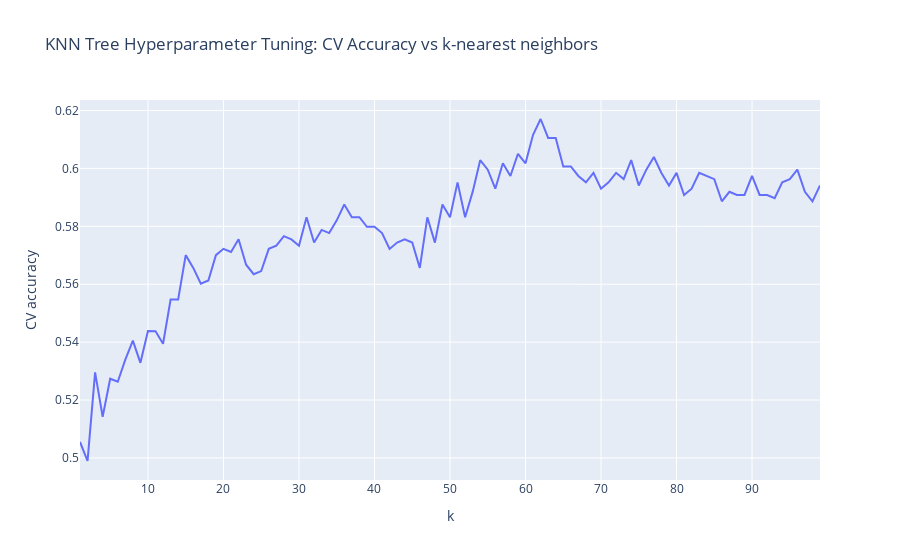

This figure's notebook cell:
### Code cell
gridsearch_output = pd.DataFrame({'CV accuracy': knn_pipe_search.cv_results_['mean_test_score'],
             'k': parameters_values})
fig = px.line(gridsearch_output, x = "k", y = "CV accuracy", title="KNN Tree Hyperparameter Tuning: CV Accuracy vs k-nearest neighbors")
fig.show()

### Figure 1 — Plotly figure (JSON) as saved in the notebook; plotly's stock layout.template omitted (floating-point values rounded to 4 significant figures)
{"data": [{"hovertemplate": "k=%{x}<br>CV accuracy=%{y}<extra></extra>", "legendgroup": "", "line": {"color": "#636efa", "dash": "solid"}, "marker": {"symbol": "circle"}, "mode": "lines", "name": "", "orientation": "v", "showlegend": false, "type": "scatter", "x": [1, 2, 3, 4, 5, 6, 7, 8, 9, 10, 11, 12, 13, 14, 15, 16, 17, 18, 19, 20, 21, 22, 23, 24, 25, 26, 27, 28, 29, 30, 31, 32, 33, 34, 35, 36, 37, 38, 39, 40, 41, 42, 43, 44, 45, 46, 47, 48, 49, 50, 51, 52, 53, 54, 55, 56, 57, 58, 59, 60, 61, 62, 63, 64, 65, 66, 67, 68, 69, 70, 71, 72, 73, 74, 75, 76, 77, 78, 79, 80, 81, 82, 83, 84, 85, 86, 87, 88, 89, 90, 91, 92, 93, 94, 95, 96, 97, 98, 99], "xaxis": "x", "y": [0.5055, 0.4989, 0.5295, 0.5142, 0.5274, 0.5263, 0.534, 0.5405, 0.5328, 0.5438, 0.5438, 0.5394, 0.5547, 0.5547, 0.57, 0.5656, 0.5602, 0.5613, 0.57, 0.5722, 0.5711, 0.5755, 0.5667, 0.5635, 0.5645, 0.5722, 0.5733, 0.5766, 0.5755, 0.5733, 0.5831, 0.5744, 0.5787, 0.5777, 0.582, 0.5875, 0.5831, 0.5831, 0.5798, 0.5798, 0.5777, 0.5722, 0.5744, 0.5755, 0.5744, 0.5656, 0.5831, 0.5744, 0.5875, 0.5831, 0.5952, 0.5831, 0.5919, 0.6028, 0.5995, 0.593, 0.6018, 0.5974, 0.605, 0.6017, 0.6116, 0.6171, 0.6105, 0.6105, 0.6007, 0.6007, 0.5974, 0.5952, 0.5985, 0.593, 0.5952, 0.5985, 0.5963, 0.6029, 0.5941, 0.5996, 0.6039, 0.5984, 0.5941, 0.5985, 0.5908, 0.593, 0.5985, 0.5974, 0.5963, 0.5886, 0.5919, 0.5908, 0.5908, 0.5974, 0.5908, 0.5908, 0.5897, 0.5952, 0.5963, 0.5996, 0.5919, 0.5886, 0.5941], "yaxis": "y"}], "layout": {"legend": {"tracegroupgap": 0}, "title": {"text": "KNN Tree Hyperparameter Tuning: CV Accuracy vs k-nearest neighbors"}, "xaxis": {"anchor": "y", "domain": [0, 1], "title": {"text": "k"}}, "yaxis": {"anchor": "x", "domain": [0, 1], "title": {"text": "CV accuracy"}}}}
